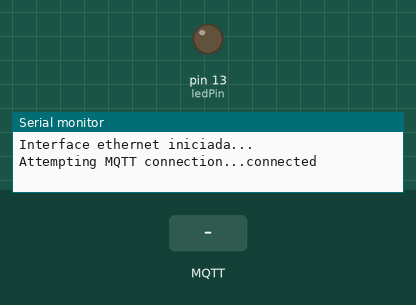
A sketch run on a simulated Arduino Uno, built for the host (arithmetic inside an expression is 32-bit, double 64-bit). Parts: output pins drawn as LEDs (lit = HIGH), the last lines printed to the serial monitor. Inputs (shaded band) come from the test bench. WiFi joins after 1.5 s; servers stay silent unless stated; no MQTT or app messages arrive unless stated.

Above: at 4.2 s.
4.3 s: MQTT message "1" arrives on the first subscribed topic
At 5.5 s:
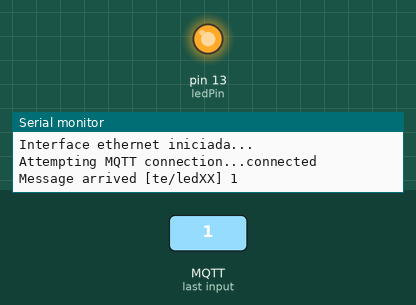
5.8 s: MQTT message "0" arrives on the first subscribed topic
At 6.7 s:
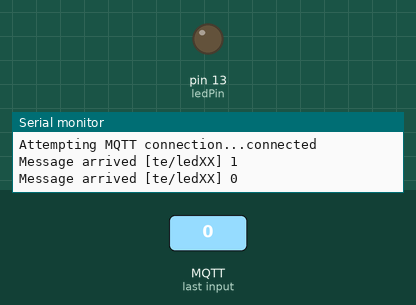
Timing chart, 0 to 8.8 s (numbered marks = the images above; inputs shaded):
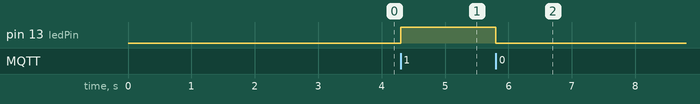

Measured:
- after the input at 4.3 s, pin 13 (ledPin): LOW → HIGH at once
- after the input at 5.8 s, pin 13 (ledPin): HIGH → LOW at once

The sketch:

MQTTLedControl.ino
```cpp
/*
  Exemplo: 03-IoT/MQTTSimple
*/

#include <SPI.h>
#include <Ethernet.h>
#include <PubSubClient.h>

// TODO: cada bancada deve ter um MAC address diferente
byte mac[]    = {0xDE, 0xED, 0xBA, 0xFE, 0xFE, 0xED}; //TODO modificar aqui!!

/** Plano A => Tyckr MQTT IO**/
String server = "mqtt.tyckr.io";
int port = 1883;

/** Plano B => Bevywise MQTT HQ **/
//String server = "public-mqtt-broker.bevywise.com";
//int port = 1883;

String ledTopic = "te/ledXX";
String clientName = "arduinoClientXX"; //TODO modificar aqui! Cada cliente MQTT deve ter um nome único!

int ledPin = 13;

// Aqui são tratadas as mensagens que são recebidas do servidor MQTT
void callback(char* topic, byte* payload, unsigned int length) {
  Serial.print("Message arrived [");
  Serial.print(topic);
  Serial.print("] ");

  String message = "";

  for (int i=0;i<length;i++) {
    message += (char)payload[i];
  }

  String topicStr(topic);
  Serial.println(message);

  if(topicStr.equals(ledTopic)) {
    if(message.equals("1")) {
      digitalWrite(ledPin, HIGH);
    }
    else if(message.equals("0")) {
      digitalWrite(ledPin, LOW);
    }
    else {
      Serial.println("Command not recognized...");
    }
  }

}

// Criação e inicialização dos objetos para a criação de um cliente MQTT
EthernetClient ethClient;
PubSubClient client(ethClient);

// Função para criação da conexão com o MQTT Broker
void connectToMQTTBroker() {

  // Tentativa (de forma repetida) de conexão
  while (!client.connected()) {
    Serial.print("Attempting MQTT connection...");

    if (client.connect(clientName.c_str())) {
      Serial.println("connected");
    }
    else {
      Serial.print("failed, rc=");
      Serial.print(client.state());
      Serial.println("trying again in 5 seconds");
      // Aguarda 5 segundos antes de tentar novamente a conexão
      delay(5000);
    }
  }

}

//Aqui acontecem as inscrições em tópicos
void subscribeToTopics() {
  client.subscribe(ledTopic.c_str()); //TODO: modificar sufixo do nome do tópico
}

void setup()
{
  Serial.begin(9600);

  // Inicializando o Ethernet Shield
  Ethernet.begin(mac);
  delay(1500);

  Serial.println("Interface ethernet iniciada...");

  // Setando informações do Broker MQTT e da função de callback
  client.setServer(server.c_str(), port);
  client.setCallback(callback);

  connectToMQTTBroker();
  subscribeToTopics();

  pinMode(ledPin, OUTPUT);

}

void loop()
{
  if(!client.connected()) {
    connectToMQTTBroker();
    subscribeToTopics();
  }

  client.loop();
}
```
